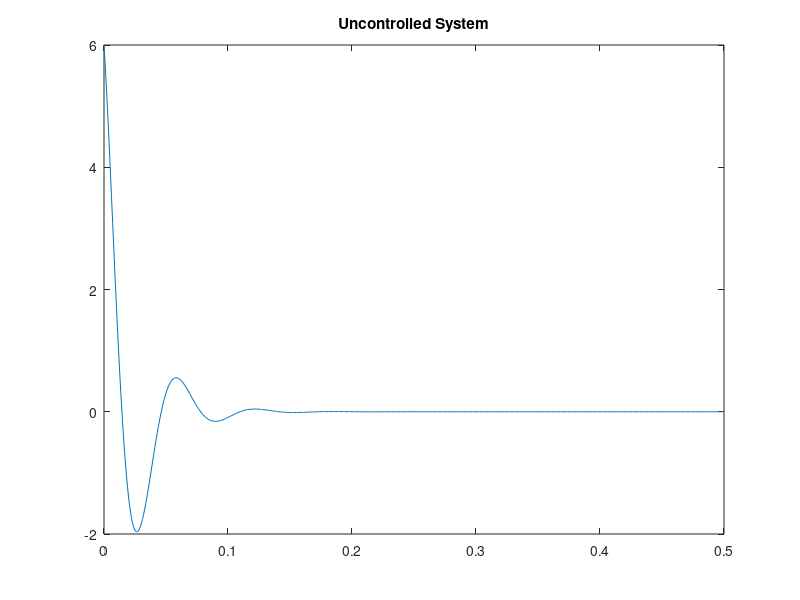

Write the MATLAB code that produced this figure. (Note: this script raises an error after producing the figure.)
% Joshua Silver and Jordyn Watkins
% ENGR 454, Milestone 9, Full Order Observer
% June 8, 2021

%% Initializations
clear all
close all
clear variables
clc
format compact
%% Full Order Observer Design: System Matrices Dynamics
% we picked poles arbitrarily in the negative plane that removed complex
% components and decreased our response time.

% Buck Converter Component Values on our specific board
Lind = 0.001;   
Cap2 = 0.0001;   % output capacitance
R2 = 27;         % buck converter output resistance
Vin = 9;
Cap1 = 0.000680; % input capacitance
R1 = 0.1;        % power supply output resistance
DD = 0.5;        % large signal duty cycle
IL = 0.1         % large signal current

% State Space Matrices in the time domain
% y = [iL; Vc2; Vc1];
A = [0 -1/Lind DD/Lind; 1/Cap2*Lind -1/(R2*Cap1) 0; -DD/Cap1 0 -1/(R1*Cap1)]
B = [Vin/Lind; 0; -IL/Cap1]
C = [0 1 0]
D = zeros(size(C,1),size(B,2))

uncontrolledsys=ss(A,B,C,D);

% Simulate results for uncontrolled system
t=0:0.001:0.5;              % times to simulate, start:step:stop
U = zeros(size(t));       % input, discrete values for each time
initial_current = 0.1;    
initial_vout = 6;      
initial_vcap1 = 9;
figure
[Y,T,X] = lsim(uncontrolledsys,U,t,[initial_current;initial_vout;initial_vcap1]);  % doesn't plot when output arguments are desired
plot(T,Y);
title("Uncontrolled System")

%% Full Order Observer: checking for controllability and observability
%Checking for controllability and observability
R = ctrb(A,B)

if rank(A) == rank(R)
    disp('System is controllable')
else
    disp('System is NOT controllable')
end

Q = obsv(A,C)

if rank(A) == rank(Q)
    disp('System is controllable')
else
    disp('System is NOT controllable')
end

%% Full Order Observer Design: Creating the Observer

%observer functions
L = acker(A',C',[-2;-2;-2])'

Aobs = [A-L*C]
Bobs = [B L]
Cobs = eye(3)
Dobs = zeros(size(Cobs,1),size(Bobs,2))

obs_sys = ss(Aobs, Bobs,Cobs,Dobs);
%% Full Order Observer Design: Applying State Feedback

%LQR used to place poles
Q = [100 0 0; 0 10 0; 0 0 10];     % Minimize equation X'*Q*X - therefore Q could be thought of as Vd (input disturbances) in this context -- bigger Q means X stays smaller make this big so mistakes in this variable don't matter too much
%R = [0.1 0; 0 0.1];   % R is 2x2 if measuring both states in X  -- minimize equation Y'*R*Y -- Therefore R could be thought of as Vn (output noise) in this context
R = 100;              % R is 1x1 if measuring only one state in X
disp("K gain matrix with LQR placed kalman observer poles:")
K = lqr(Aobs,Bobs,Q,R)
P = eig(Aobs-Bobs*K)
G = place(Aobs, Bobs, P)

figure
t=0:0.001:0.5;              % times to simulate, start:step:stop
U = zeros(size(t));       % input, discrete values for each time
initial_current = 0.1;    
initial_vout = 6;      
initial_vcap1 = 9;
figure
[Y,T,X] = lsim(obs_sys,U,t,[initial_current;initial_vout;initial_vcap1]);  % doesn't plot when output arguments are desired
plot(T,Y);
title("Observed System")

%figure
%plot(Tfb, Xfb(:,1))
%title('Closed Loop Output Voltage Response to Step Input')